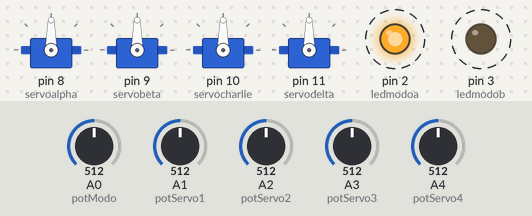
Simulated run of this sketch. Board: Arduino Uno, built with avr-gcc and run on an emulated ATmega328P. Shown: 4 × servo, output pins drawn as LEDs (lit = HIGH). Dashed ring = blinking. Inputs (shaded band) come from the test bench; at power-on: A1 (potServo1) = 512, A2 (potServo2) = 512, A3 (potServo3) = 512, A4 (potServo4) = 512, A0 (potModo) = 512. What the sketch prints to the serial monitor is not drawn.

Above: at 1.29 s.
1.3 s: A1 (potServo1) set to 716
At 1.7 s:
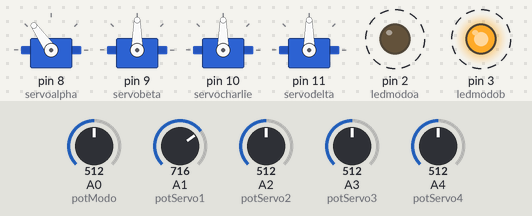
4.5 s: A2 (potServo2) set to 716
At 5.6 s:
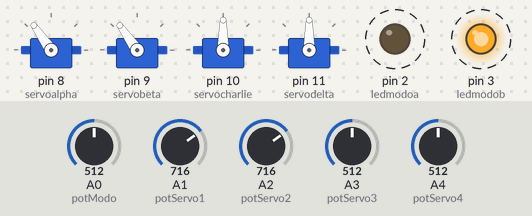
7.7 s: A3 (potServo3) set to 716
At 9.6 s:
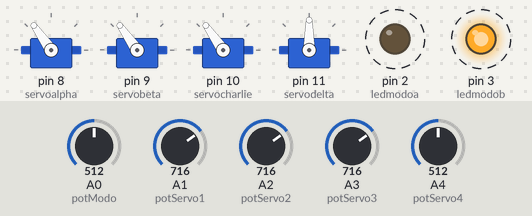
10.9 s: A4 (potServo4) set to 716
At 11.6 s:
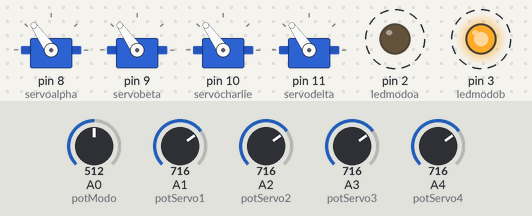
14.1 s: A1 (potServo1) set to 582
At 15.8 s:
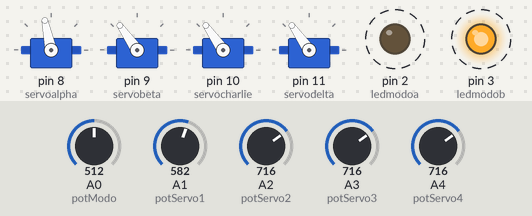
17.3 s: A1 (potServo1) set to 551
At 17.8 s:
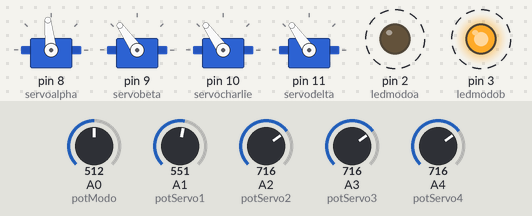
Timing chart, 0 to 21.5 s (numbered marks = the images above; inputs shaded):
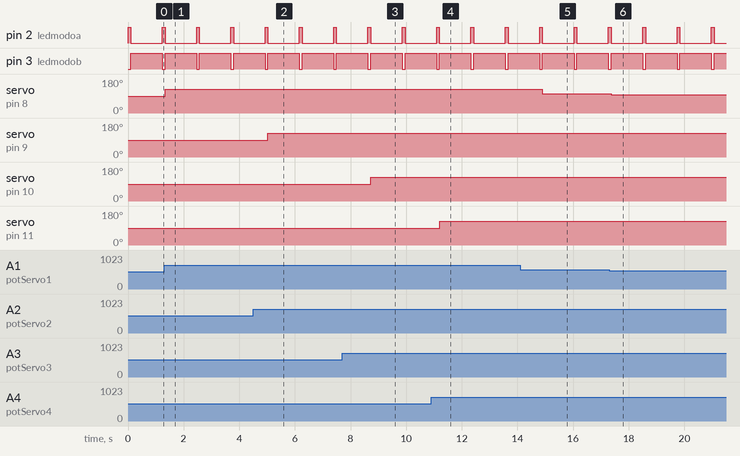

Measured:
- after the input at 1.3 s, servo on pin 8 (servoalpha): 90° → 125° at once
- after the input at 4.5 s, servo on pin 9 (servobeta): 90° → 125° after 0.53 s
- after the input at 7.7 s, servo on pin 10 (servocharlie): 90° → 125° after 1.0 s
- after the input at 10.9 s, servo on pin 11 (servodelta): 90° → 125° after 0.31 s
- after the input at 14.1 s, servo on pin 8 (servoalpha): 125° → 102° after 0.80 s
- after the input at 17.3 s, servo on pin 8 (servoalpha): 102° → 96° after 0.07 s
- by itself, pin 2 (ledmodoa): alternates HIGH for 0.10 s and LOW for 1.1 s
- by itself, pin 3 (ledmodob): alternates HIGH for 1.1 s and LOW for 0.10 s

The sketch:

PROYECTO_Brazo_beta.ino
```cpp
//version beta

#include <Servo.h>
Servo servos[4];

// Pines control
const int potModo = A0;    // Potenciómetro cambio de modo

const int potServo1 = A1;    // Potenciómetro servo 1
const int potServo2 = A2;    // Potenciómetro servo 2
const int potServo3 = A3;    // Potenciómetro servo 3
const int potServo4 = A4;    // Potenciómetro servo 4


const int botonizq = 4;       // Botón manual ←
const int botonder = 5;       // Botón manual →

// Pines LEDs
const int ledmodoa = 2;
const int ledmodob = 3;

const int servoalpha = 8;
const int servobeta = 9;
const int servocharlie = 10;
const int servodelta = 11;


enum Estado { S0_AUTO, S1_MANUAL };
Estado estadoActual = S0_AUTO;

void setup() {

  pinMode(potModo, INPUT);
  pinMode(potServo1, INPUT);
  pinMode(potServo2, INPUT);
  pinMode(potServo3, INPUT);
  pinMode(potServo4, INPUT);

  pinMode(botonizq, INPUT_PULLUP);
  pinMode(botonder, INPUT_PULLUP);

  pinMode(ledmodoa, OUTPUT);
  pinMode(ledmodob, OUTPUT);

  servos[0].attach(servoalpha);
  servos[1].attach(servobeta);
  servos[2].attach(servocharlie);
  servos[3].attach(servodelta);

  Serial.begin(9600);
}

void loop() {

  int pot = analogRead(potModo);

  int servo1 = analogRead(potServo1);
  int servo2 = analogRead(potServo2);
  int servo3 = analogRead(potServo3);
  int servo4 = analogRead(potServo4);

  int angulo1 = map(servo1, 0, 1023, 0, 180);
  int angulo2 = map(servo2, 0, 1023, 0, 180);
  int angulo3 = map(servo3, 0, 1023, 0, 180);
  int angulo4 = map(servo4, 0, 1023, 0, 180);


  Serial.println(pot);

  switch(estadoActual) {
    case S0_AUTO:

      digitalWrite(ledmodoa, HIGH);
      digitalWrite(ledmodob, LOW);


      if(pot >= 511 && pot <= 1023) estadoActual = S1_MANUAL;
      break;

    case S1_MANUAL:

      digitalWrite(ledmodoa, LOW);
      digitalWrite(ledmodob, HIGH);

      servos[0].write(angulo1);
      Serial.print("Angulo del motor 1: ");
      Serial.print(angulo1);

      servos[1].write(angulo2);
      Serial.print("Angulo del motor 2: ");
      Serial.print(angulo2);

      servos[2].write(angulo3);
      Serial.print("Angulo del motor 3: ");
      Serial.print(angulo3);

      servos[3].write(angulo4);
      Serial.print("Angulo del motor 4: ");
      Serial.print(angulo4);

      delay(1000); //limitacion para evitar sobrecargas


      if(pot <= 512 && pot >= 0) estadoActual = S0_AUTO;
      break;
  }
  delay(100);
}
```
